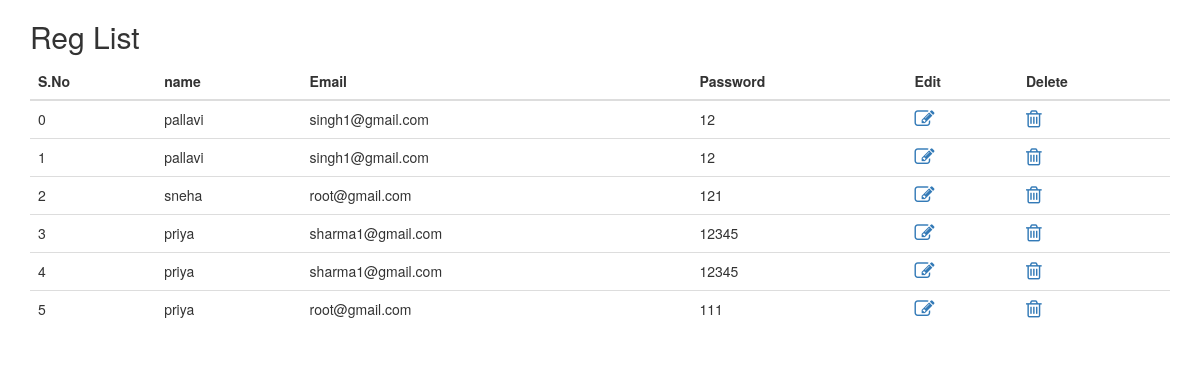
Screenshot of /reglist.php with the database file from the repository.
### tables this page shows
CREATE TABLE `reg` (
  `id` int(11) NOT NULL,
  `name` varchar(100) NOT NULL,
  `email` varchar(100) NOT NULL,
  `password` varchar(100) NOT NULL
);

### class.php (called while the page is built, shortened)
<?php
class afan{
	function con(){
		$db_host="localhost";
		$db_user="root";
		$db_password="";
		$db_name="test";
$con= mysqli_connect($db_host,$db_user,$db_password,$db_name);
		return $con;
	}
 function getData(){
 	$sql="select * from reg";
	$result = mysqli_query($this->con(),$sql);
	return $result;
 }
}
?>

### reglist.php (the view, shortened to what this page needs)
<?php
include('class.php');
?>
<!DOCTYPE html>
<html lang="en">
<head>
  <link rel="stylesheet" href="https://maxcdn.bootstrapcdn.com/bootstrap/3.4.1/css/bootstrap.min.css">
  <link rel="stylesheet" href="https://cdnjs.cloudflare.com/ajax/libs/font-awesome/4.7.0/css/font-awesome.min.css">
</head>
<body>
<div class="container">
  <h2>Reg List</h2>
<?php
 $obj = new afan();
$result = $obj ->getData();
if(mysqli_num_rows($result)>0){
  $sno=0;
  ?>
  <table class="table">
    <thead>
      <tr>
        <th>S.No</th>
        <th>name</th>
        <th>Email</th>
        <th>Password</th>
         <th>Edit</th>
          <th>Delete</th>
      </tr>
    </thead>
    <tbody>
       <?php
     while($row = $result->fetch_assoc()){
      ?>
      <tr>
        <td><?=$sno++; ?></td>
        <td><?=$row['name']; ?></td>
        <td><?=$row['email'];?></td>
        <td><?=$row['password'];?></td>
        <td><a href="regupdate.php?update=<?php echo $row['id'];?>"><i class="fa fa-pencil-square-o" style="font-size:20px"></i></a></td>
           <td> <a href="reglist.php?del=<?php echo $row['id'];?>" onclick="return confirm('Are you sure You want to delete this record')"><i class="fa fa-trash-o" style="font-size:20px"></i></a></td>
      </tr>
      <?php
  }
}
else{
  echo "Error!!!!!!";
}
?>
  </tbody>
  </table>
</div>
</body>
</html>

### rows the page displays
reg: name "pallavi", email "singh1@gmail.com", password "12"
reg: name "pallavi", email "singh1@gmail.com", password "12"
reg: name "sneha", email "root@gmail.com", password "121"
reg: name "priya", email "sharma1@gmail.com", password "12345"
reg: name "priya", email "sharma1@gmail.com", password "12345"
reg: name "priya", email "root@gmail.com", password "111"
